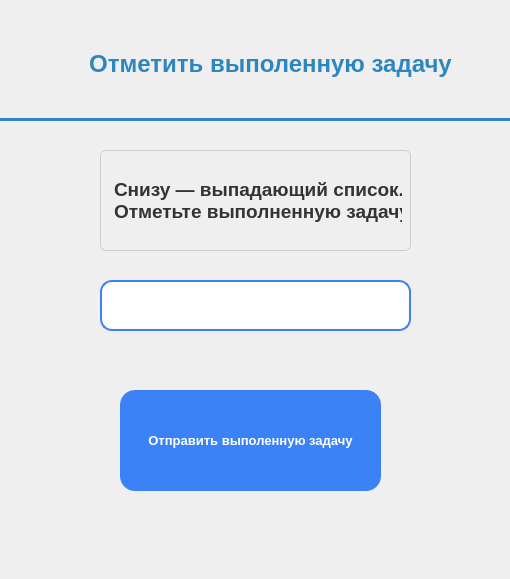
<?xml version="1.0" encoding="UTF-8"?>
<ui version="4.0">
 <class>Dialog</class>
 <widget class="QDialog" name="Dialog">
  <property name="geometry">
   <rect>
    <x>0</x>
    <y>0</y>
    <width>510</width>
    <height>579</height>
   </rect>
  </property>
  <property name="windowTitle">
   <string>Dialog</string>
  </property>
  <property name="styleSheet">
   <string notr="true">QWidget {
    background: qlineargradient(x1:0, y1:0, x2:0, y2:1,
        stop:0 #b5e1c3,
        stop:1 #7fb5b5);
}</string>
  </property>
  <widget class="QComboBox" name="combo_active_task_box">
   <property name="geometry">
    <rect>
     <x>100</x>
     <y>280</y>
     <width>311</width>
     <height>51</height>
    </rect>
   </property>
   <property name="styleSheet">
    <string notr="true">QComboBox {
    background-color: #fefefe;      /* светлый фон поля */
    color: #222222;                 /* тёмный текст в поле */
    border: 2px solid #3B82F6;
    border-radius: 12px;
    padding: 6px 15px 6px 10px;
    font-size: 14pt;
    min-width: 150px;
}

QComboBox:hover {
    border-color: #2563EB;
}

QComboBox:focus {
    border-color: #1D4ED8;
}

QComboBox::drop-down {
    subcontrol-origin: padding;
    subcontrol-position: top right;
    width: 25px;
    border: none;
    background: transparent;
}

/* Текст в выпадающем списке */
QComboBox QAbstractItemView {
    background-color: #fefefe;      /* светлый фон списка */
    color: #222222;                 /* тёмный текст */
    selection-background-color: #3B82F6; /* синий фон при выделении */
    selection-color: white;         /* белый текст при выделении */
    border: 1px solid #3B82F6;
}

/* Убери любые стили для down-arrow, чтобы стрелка была стандартной */
</string>
   </property>
  </widget>
  <widget class="QLabel" name="label">
   <property name="geometry">
    <rect>
     <x>-30</x>
     <y>10</y>
     <width>601</width>
     <height>121</height>
    </rect>
   </property>
   <property name="styleSheet">
    <string notr="true">QLabel {
    background-color: transparent;
    color: #2E86C1;               /* насыщенный синий цвет */
    font-size: 18pt;              /* крупный шрифт */
    font-weight: bold;            /* жирный */
    padding: 8px 15px;
    border-bottom: 3px solid #2E86C1;  /* акцентная линия снизу */
    margin-bottom: 10px;
}</string>
   </property>
   <property name="text">
    <string>Отметить выполенную задачу</string>
   </property>
   <property name="alignment">
    <set>Qt::AlignmentFlag::AlignCenter</set>
   </property>
  </widget>
  <widget class="QLabel" name="label_2">
   <property name="geometry">
    <rect>
     <x>100</x>
     <y>150</y>
     <width>311</width>
     <height>101</height>
    </rect>
   </property>
   <property name="styleSheet">
    <string notr="true">QLabel {
    background-color: transparent;    /* прозрачный фон */
    color: #333333;                   /* тёмно-серый цвет текста */
    font-size: 14pt;                  /* размер шрифта */
    font-weight: 600;                 /* чуть жирнее */
    padding: 4px 8px;                 /* отступы вокруг текста */
    border-radius: 6px;               /* скруглённые углы */
    border: 1px solid #cccccc;       /* тонкая светлая рамка */
    /* можно добавить лёгкую тень для текста */
    text-shadow: 1px 1px 2px rgba(0,0,0,0.1);
}
</string>
   </property>
   <property name="text">
    <string>Снизу — выпадающий список.  
Отметьте выполненную задачу.</string>
   </property>
  </widget>
  <widget class="QPushButton" name="comlected_buton">
   <property name="geometry">
    <rect>
     <x>120</x>
     <y>390</y>
     <width>261</width>
     <height>101</height>
    </rect>
   </property>
   <property name="styleSheet">
    <string notr="true">QPushButton {
    background-color: #3B82F6;
    border-radius: 15px;
    color: white;
    font-size: 13px;
    font-weight: bold;
    padding: 15px 25px;
    border: none;
    transition: background-color 0.25s ease;
}

QPushButton:hover {
    background-color: #2563EB;
}

QPushButton:pressed {
    background-color: #1D4ED8;
}
</string>
   </property>
   <property name="text">
    <string>Отправить выполенную задачу</string>
   </property>
  </widget>
 </widget>
 <resources/>
 <connections/>
</ui>
